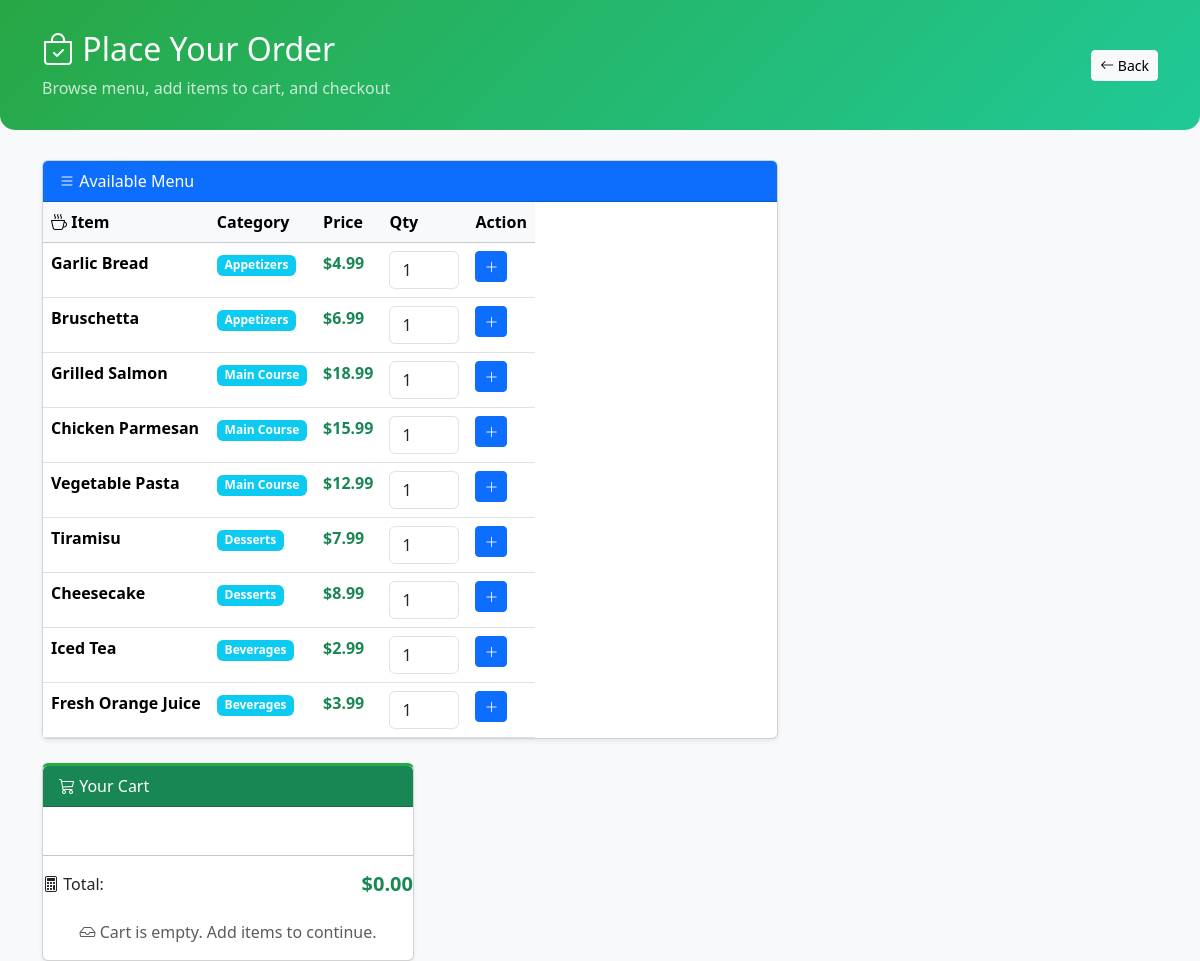
The app's page /order.php with its own data.
### tables this page shows
CREATE TABLE IF NOT EXISTS menu (
    id INT AUTO_INCREMENT PRIMARY KEY,
    category_id INT,
    name VARCHAR(100),
    price DECIMAL(6,2),
    created_at TIMESTAMP DEFAULT CURRENT_TIMESTAMP,
    FOREIGN KEY (category_id) REFERENCES categories(id) ON DELETE CASCADE
);

CREATE TABLE IF NOT EXISTS categories (
    id INT AUTO_INCREMENT PRIMARY KEY,
    name VARCHAR(50),
    created_at TIMESTAMP DEFAULT CURRENT_TIMESTAMP
);

### order.php (the view, shortened to what this page needs)
<?php
include 'db.php';
?>
<!DOCTYPE html>
<html>
<head>
<link href="https://cdn.jsdelivr.net/npm/bootstrap@5.3.2/dist/css/bootstrap.min.css" rel="stylesheet">
<link href="https://cdn.jsdelivr.net/npm/bootstrap-icons/font/bootstrap-icons.css" rel="stylesheet">
<link href="assets/css/responsive.css" rel="stylesheet">
</head>
<body class="bg-light">
<?php
$menu_result = mysqli_query($conn, "SELECT m.*, c.name as category FROM menu m JOIN categories c ON m.category_id = c.id");
?>
<div class="order-header">
	<div class="container d-flex justify-content-between align-items-center">
		<div>
			<h2 class="mb-0"><i class="bi bi-bag-check"></i> Place Your Order</h2>
			<p class="mb-0 mt-2 opacity-75">Browse menu, add items to cart, and checkout</p>
		</div>
		<a href="javascript:history.back()" class="btn btn-light btn-sm"><i class="bi bi-arrow-left"></i> Back</a>
	</div>
</div>
<div class="container">
<div class="row">
<div class="col-lg-8">
<div class="card shadow-sm mb-4">
<div class="card-header bg-primary text-white"><i class="bi bi-list"></i> Available Menu</div>
<div class="card-body p-0">
<table class="table table-hover menu-table mb-0">
<thead class="table-light">
<tr>
<th><i class="bi bi-cup-hot"></i> Item</th>
<th>Category</th>
<th>Price</th>
<th>Qty</th>
<th>Action</th>
</tr>
</thead>
<tbody>
<?php while($menu = mysqli_fetch_assoc($menu_result)): ?>
<tr>
<form method="post" class="w-100">
<td><strong><?= htmlspecialchars($menu['name']) ?></strong></td>
<td><span class="badge bg-info"><?= htmlspecialchars($menu['category']) ?></span></td>
<td><span class="fw-bold text-success">$<?= number_format($menu['price'], 2) ?></span></td>
<td><input type="number" name="qty" value="1" min="1" class="form-control qty-input"></td>
<td>
<button type="submit" name="add_to_cart" class="btn btn-sm btn-primary"><i class="bi bi-plus-lg"></i></button>
</td>
</form>
</tr>
<?php endwhile; ?>
</tbody>
</table>
</div>
</div>
</div>
</div>
<div class="col-lg-4">
<div class="card cart-card shadow-sm position-sticky" style="top: 20px;">
<div class="card-header bg-success text-white"><i class="bi bi-cart3"></i> Your Cart</div>
<div class="card-body" style="max-height: 500px; overflow-y: auto;">
<?php
$cart_total = 0;
?>
</div>
<hr class="my-3">
<div class="d-flex justify-content-between align-items-center mb-4">
	<span class="h6 mb-0"><i class="bi bi-calculator"></i> Total:</span>
	<span class="h5 mb-0 text-success fw-bold">$<?= number_format($cart_total, 2) ?></span>
</div>
<?php if(!empty($_SESSION['cart'])): ?>
<form method="post">
<div class="mb-3">
	<label class="form-label"><i class="bi bi-geo-alt"></i> Order Type</label>
	<select name="type" class="form-select" required>
		<option value="">-- Select --</option>
		<option value="dine-in"><i class="bi bi-cup-straw"></i> Dine In</option>
		<option value="takeaway"><i class="bi bi-box-seam"></i> Takeaway</option>
	</select>
</div>
<button type="submit" name="checkout" class="btn btn-success w-100 btn-lg"><i class="bi bi-credit-card"></i> Proceed to Payment</button>
</form>
<?php else: ?>
<p class="text-muted text-center"><i class="bi bi-inbox"></i> Cart is empty. Add items to continue.</p>
<?php endif; ?>
</div>
</div>
</div>
</body>
</html>

### assets/css/responsive.css (style rules this page uses)
:root { --brand:#28a745 }
table { width:100%;display:block;overflow:auto }

### order.php (style rules this page uses)
.cart-card { border-top: 3px solid #28a745; }
.qty-input { max-width: 70px; }
.order-header { background: linear-gradient(135deg, #28a745 0%, #20c997 100%); color: white; padding: 30px 0; margin-bottom: 30px; border-radius: 0 0 15px 15px; }

### records on screen
menu: name "Garlic Bread", category.name "Appetizers", price "4.99"
menu: name "Bruschetta", category.name "Appetizers", price "6.99"
menu: name "Grilled Salmon", category.name "Main Course", price "18.99"
menu: name "Chicken Parmesan", category.name "Main Course", price "15.99"
menu: name "Vegetable Pasta", category.name "Main Course", price "12.99"
menu: name "Tiramisu", category.name "Desserts", price "7.99"
menu: name "Cheesecake", category.name "Desserts", price "8.99"
menu: name "Iced Tea", category.name "Beverages", price "2.99"
menu: name "Fresh Orange Juice", category.name "Beverages", price "3.99"

### other values on screen
$cart_total "0.00"
